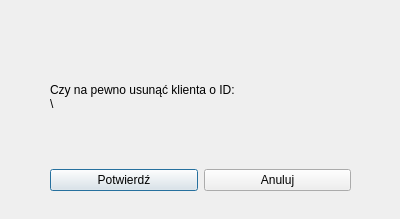
<?xml version="1.0" encoding="UTF-8"?>
<ui version="4.0">
 <class>RemoveClientElement</class>
 <widget class="QDialog" name="RemoveClientElement">
  <property name="geometry">
   <rect>
    <x>0</x>
    <y>0</y>
    <width>400</width>
    <height>219</height>
   </rect>
  </property>
  <property name="windowTitle">
   <string>Dialog</string>
  </property>
  <widget class="QWidget" name="">
   <property name="geometry">
    <rect>
     <x>50</x>
     <y>30</y>
     <width>301</width>
     <height>161</height>
    </rect>
   </property>
   <layout class="QVBoxLayout" name="verticalLayout">
    <item>
     <widget class="QLabel" name="labelInfo">
      <property name="text">
       <string>Czy na pewno usunąć klienta o ID: 
\</string>
      </property>
     </widget>
    </item>
    <item>
     <layout class="QHBoxLayout" name="horizontalLayout">
      <item>
       <widget class="QPushButton" name="ButtonConfirm">
        <property name="text">
         <string>Potwierdź</string>
        </property>
       </widget>
      </item>
      <item>
       <widget class="QPushButton" name="ButtonCancel">
        <property name="text">
         <string>Anuluj</string>
        </property>
       </widget>
      </item>
     </layout>
    </item>
   </layout>
  </widget>
 </widget>
 <resources/>
 <connections/>
</ui>
